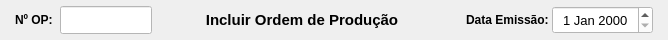
     <widget class="QWidget" name="widget_cabecalho" native="true">
      <property name="sizePolicy">
       <sizepolicy hsizetype="Preferred" vsizetype="Fixed">
        <horstretch>0</horstretch>
        <verstretch>0</verstretch>
       </sizepolicy>
      </property>
      <property name="minimumSize">
       <size>
        <width>0</width>
        <height>40</height>
       </size>
      </property>
      <property name="maximumSize">
       <size>
        <width>16777215</width>
        <height>40</height>
       </size>
      </property>
      <property name="styleSheet">
       <string notr="true"/>
      </property>
      <layout class="QHBoxLayout" name="horizontalLayout">
       <property name="spacing">
        <number>0</number>
       </property>
       <property name="leftMargin">
        <number>15</number>
       </property>
       <property name="topMargin">
        <number>6</number>
       </property>
       <property name="rightMargin">
        <number>15</number>
       </property>
       <property name="bottomMargin">
        <number>6</number>
       </property>
       <item>
        <widget class="QLabel" name="label_3">
         <property name="sizePolicy">
          <sizepolicy hsizetype="Minimum" vsizetype="Preferred">
           <horstretch>0</horstretch>
           <verstretch>0</verstretch>
          </sizepolicy>
         </property>
         <property name="minimumSize">
          <size>
           <width>45</width>
           <height>0</height>
          </size>
         </property>
         <property name="maximumSize">
          <size>
           <width>45</width>
           <height>16777215</height>
          </size>
         </property>
         <property name="font">
          <font>
           <pointsize>9</pointsize>
           <weight>75</weight>
           <bold>true</bold>
          </font>
         </property>
         <property name="text">
          <string>Nº OP:</string>
         </property>
         <property name="alignment">
          <set>Qt::AlignLeading|Qt::AlignLeft|Qt::AlignVCenter</set>
         </property>
        </widget>
       </item>
       <item>
        <widget class="QLineEdit" name="line_Num_OP">
         <property name="sizePolicy">
          <sizepolicy hsizetype="Fixed" vsizetype="Preferred">
           <horstretch>0</horstretch>
           <verstretch>0</verstretch>
          </sizepolicy>
         </property>
         <property name="maximumSize">
          <size>
           <width>92</width>
           <height>16777215</height>
          </size>
         </property>
         <property name="font">
          <font>
           <pointsize>12</pointsize>
          </font>
         </property>
         <property name="styleSheet">
          <string notr="true">background-color: rgb(255, 255, 255);</string>
         </property>
         <property name="inputMask">
          <string/>
         </property>
         <property name="text">
          <string/>
         </property>
         <property name="frame">
          <bool>true</bool>
         </property>
         <property name="echoMode">
          <enum>QLineEdit::Normal</enum>
         </property>
         <property name="alignment">
          <set>Qt::AlignCenter</set>
         </property>
         <property name="dragEnabled">
          <bool>false</bool>
         </property>
         <property name="placeholderText">
          <string/>
         </property>
        </widget>
       </item>
       <item>
        <widget class="QLabel" name="label_13">
         <property name="sizePolicy">
          <sizepolicy hsizetype="Minimum" vsizetype="Preferred">
           <horstretch>0</horstretch>
           <verstretch>0</verstretch>
          </sizepolicy>
         </property>
         <property name="minimumSize">
          <size>
           <width>300</width>
           <height>0</height>
          </size>
         </property>
         <property name="font">
          <font>
           <pointsize>11</pointsize>
           <weight>75</weight>
           <bold>true</bold>
          </font>
         </property>
         <property name="text">
          <string>Incluir Ordem de Produção</string>
         </property>
         <property name="alignment">
          <set>Qt::AlignCenter</set>
         </property>
        </widget>
       </item>
       <item>
        <widget class="QLabel" name="label_11">
         <property name="sizePolicy">
          <sizepolicy hsizetype="Minimum" vsizetype="Preferred">
           <horstretch>0</horstretch>
           <verstretch>0</verstretch>
          </sizepolicy>
         </property>
         <property name="minimumSize">
          <size>
           <width>100</width>
           <height>0</height>
          </size>
         </property>
         <property name="maximumSize">
          <size>
           <width>100</width>
           <height>16777215</height>
          </size>
         </property>
         <property name="font">
          <font>
           <pointsize>9</pointsize>
           <weight>75</weight>
           <bold>true</bold>
          </font>
         </property>
         <property name="text">
          <string>Data Emissão: </string>
         </property>
         <property name="alignment">
          <set>Qt::AlignRight|Qt::AlignTrailing|Qt::AlignVCenter</set>
         </property>
        </widget>
       </item>
       <item>
        <widget class="QDateEdit" name="date_Emissao">
         <property name="sizePolicy">
          <sizepolicy hsizetype="Minimum" vsizetype="Preferred">
           <horstretch>0</horstretch>
           <verstretch>0</verstretch>
          </sizepolicy>
         </property>
         <property name="minimumSize">
          <size>
           <width>101</width>
           <height>0</height>
          </size>
         </property>
         <property name="maximumSize">
          <size>
           <width>101</width>
           <height>16777215</height>
          </size>
         </property>
         <property name="font">
          <font>
           <pointsize>10</pointsize>
          </font>
         </property>
         <property name="styleSheet">
          <string notr="true">background-color: rgb(255, 255, 255);</string>
         </property>
         <property name="alignment">
          <set>Qt::AlignCenter</set>
         </property>
        </widget>
       </item>
      </layout>
     </widget>
